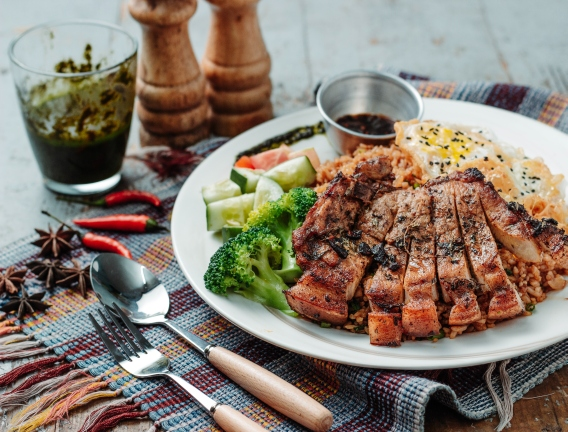
%> input picture Assignment-8 (All Edge detection methods)/food1.jpg, 568 x 432 px
$ octave All_edge_detetion_techniques.m   (GNU Octave 9; MATLAB toolbox functions it lacks are replaced by stand-ins)
%> lines starting %> are read from the running program, lines starting %| are printed output that depends on the picture; in (x1, y1, x2, y2) boxes, pixels count from 0 and x2, y2 are one past the last pixel; in counts of white or black regions, pixels touching at a corner belong together; the program's own positions count from 1
clc
clear all
close all

P = imread('food1.jpg');
%> P is the input picture: size 432x568x3 uint8; mean R, G, B 136.4, 124.1, 111.5
I = rgb2gray(P);
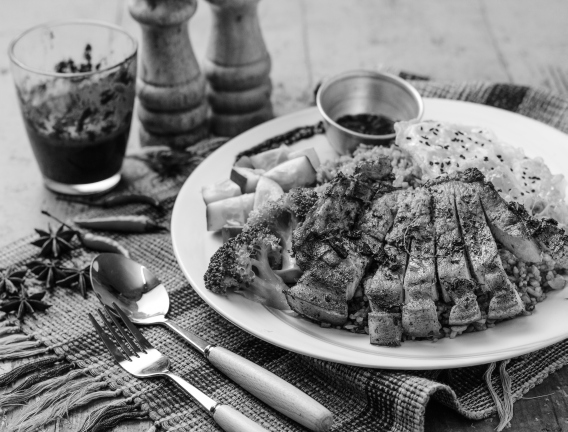
%> I: size 432x568 uint8; min 1, max 255, mean 126.3

I_rob1 = edge(I,'roberts');
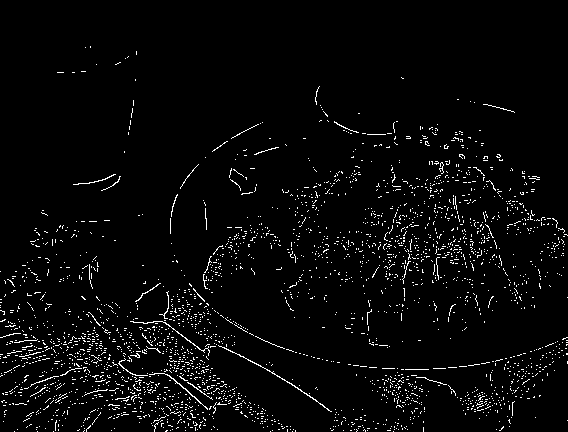
%> I_rob1: size 432x568 logical; 3.3% white in thin lines or dots, all inside (x1, y1, x2, y2) = (0, 46, 568, 432)
I_rob2 = edge(I,'sobel');
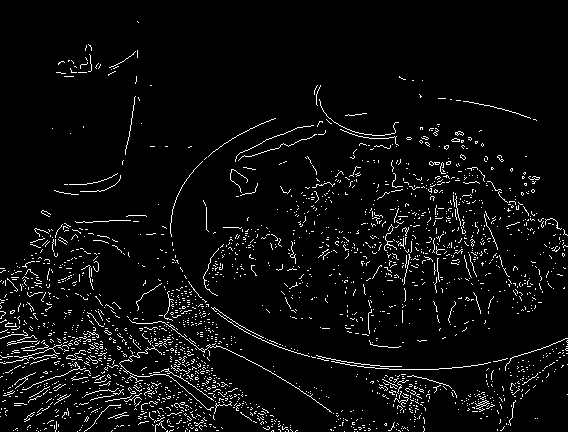
%> I_rob2: size 432x568 logical; 4.7% white in thin lines or dots
I_rob3 = edge(I,'canny');
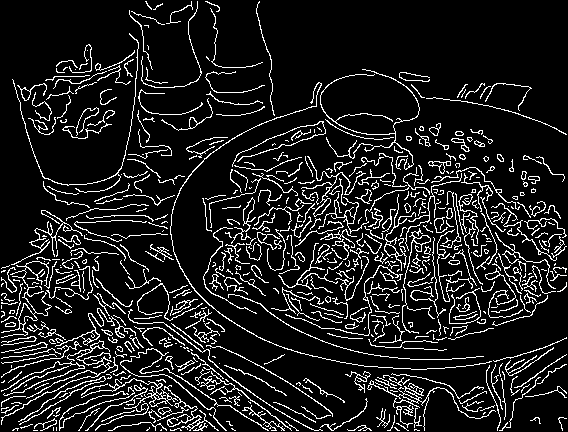
%> I_rob3: size 432x568 logical; 11.7% white in thin lines or dots
I_rob4 = edge(I,'prewitt');
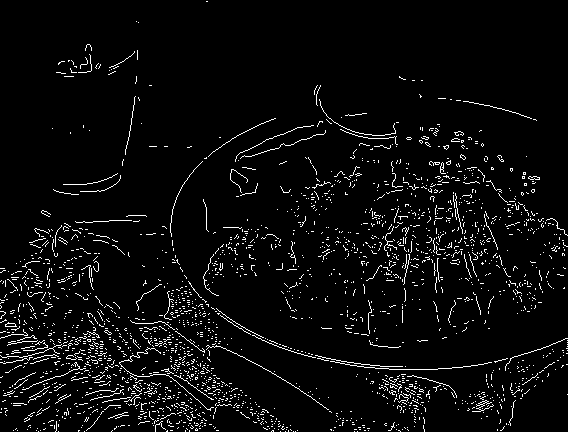
%> I_rob4: size 432x568 logical; 4.5% white in thin lines or dots

figure;
imshow(I), title('original Image');
figure;
subplot(2,2,1), imshow(I_rob1), title('Roberts operator');
subplot(2,2,2), imshow(I_rob2), title('Sobel operator');
subplot(2,2,3), imshow(I_rob3), title('Canny Operator');
subplot(2,2,4), imshow(I_rob1), title('Prewitt operator');
